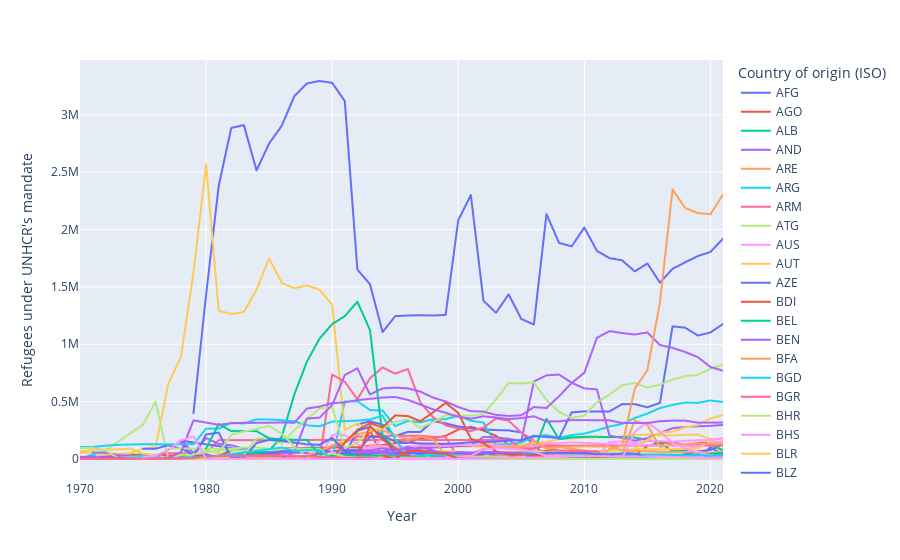

Notebook code cell kept with this figure:
### Code cell
# For refugee, groupby Country of origin and year, then sum the population
df_refugee_country_origin = df_refugee.groupby(['Country of origin (ISO)', 'Year']).sum().reset_index()
df_refugee_country_dest = df_refugee.groupby(['Country of asylum (ISO)', 'Year']).sum().reset_index()

# Take the difference between the years
#df_refugee_country['Refugees under UNHCR\'s mandate'] = df_refugee_country.groupby('Country of origin (ISO)')['Refugees under UNHCR\'s mandate'].diff()
#print(df_refugee_country.head())
display(df_refugee_country_origin)
display(df_refugee_country_dest)

# Plot the refugee population by year for each country
fig = px.line(df_refugee_country_origin, x="Year", y="Refugees under UNHCR's mandate", color='Country of origin (ISO)')
fig.show()

# Take the year of 2021
df_refugee_country_year = df_refugee_country_origin[df_refugee_country_origin['Year'] == 2021]

fig = px.choropleth(df_refugee_country_year, locations="Country of origin (ISO)",
                    color="Refugees under UNHCR's mandate", # lifeExp is a column of gapminder
                    hover_name="Country of origin (ISO)", # column to add to hover information
                    color_continuous_scale=px.colors.sequential.Plasma)
fig.show()
